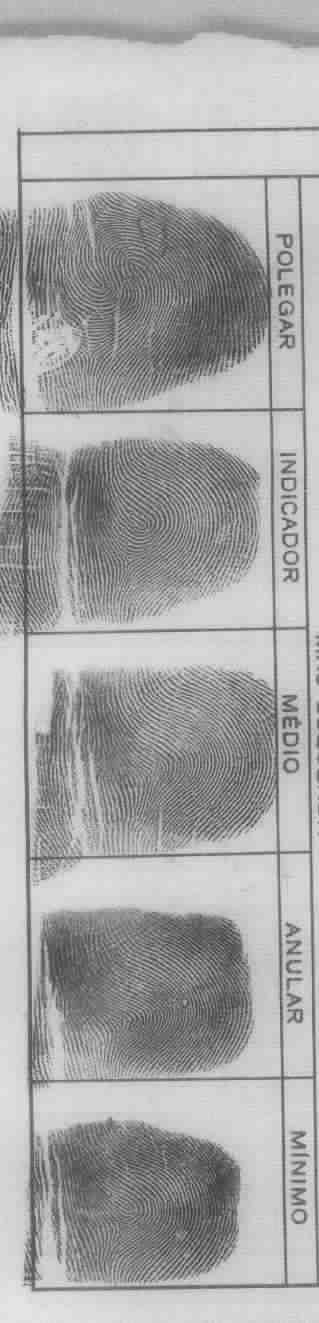
#> input picture cutted_colums_raw/Ficha1_colum1_5.jpg, 319 x 1323 px; its folder holds only this picture in this run
$ python Colum_Filter.py
#> lines starting #> are read from the running program, lines starting #| are printed output that depends on the picture; after the words box and inside, x2 and y2 are one past the last pixel; in counts of white or black regions, pixels touching at a corner belong together
import cv2
import numpy as np
import os
from glob import glob
from matplotlib import pyplot as plt

# Diretório com as imagens
input_dir = "cutted_colums_raw"

# Lista de imagens enviadas
image_paths = sorted(glob(os.path.join(input_dir, "*.jpg")))

def enhance_fingerprints(image_path, output_path):
#> called with image_path = 'cutted_colums_raw/Ficha1_colum1_5.jpg'
    img = cv2.imread(image_path)
#> img is the input picture: shape (1323, 319, 3); min 37, max 233, mean 166.8
    if img is None:
        print(f"Erro ao ler imagem: {image_path}")
        return

    gray = cv2.cvtColor(img, cv2.COLOR_BGR2GRAY)

    # Contraste local para digitais mais claras
    clahe = cv2.createCLAHE(clipLimit=2.0, tileGridSize=(8, 8))
    gray = clahe.apply(gray)
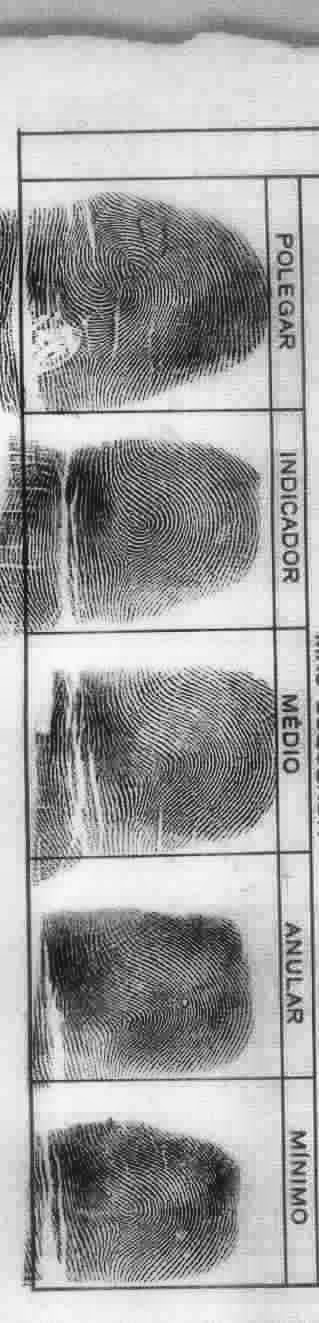
#> gray: shape (1323, 319); min 12, max 250, mean 162.8

    # Threshold adaptativo mais agressivo
    thresh = cv2.adaptiveThreshold(
        gray, 255,
        cv2.ADAPTIVE_THRESH_GAUSSIAN_C,
        cv2.THRESH_BINARY_INV,
        31, 10  # janelas maiores ajudam em regiões "vazias"
    )
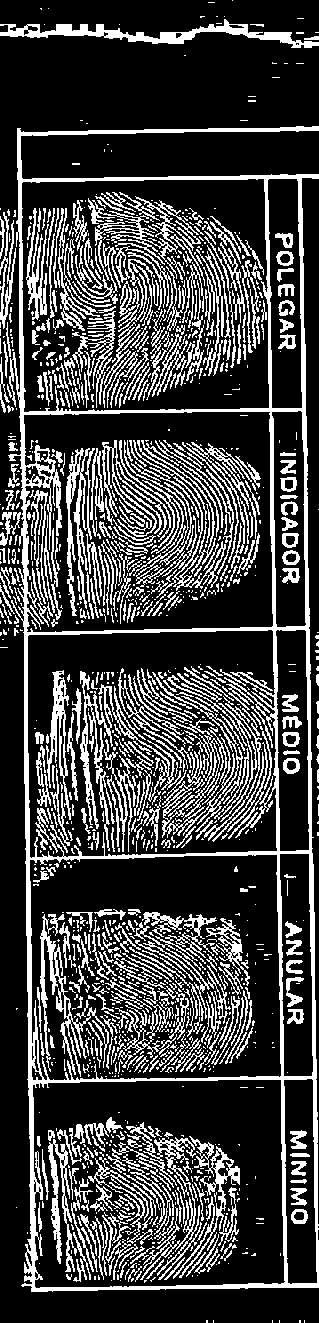
#> thresh: shape (1323, 319); 25.4% white; 1391 white regions (892 under 20 px), largest, box (x1, y1, x2, y2) and area: (8, 126, 319, 1292) 24838, (152, 672, 249, 838) 2705, (80, 671, 181, 851) 2549

    # Remoção de linhas (como antes)
    vertical_kernel = cv2.getStructuringElement(cv2.MORPH_RECT, (1, 10))
    horizontal_kernel = cv2.getStructuringElement(cv2.MORPH_RECT, (10, 1))
    vertical_lines = cv2.morphologyEx(thresh, cv2.MORPH_OPEN, vertical_kernel)
#> vertical_lines: shape (1323, 319); 8.6% white; 593 white regions (227 under 20 px), largest, box (x1, y1, x2, y2) and area: (17, 129, 36, 1293) 4878, (298, 175, 319, 1289) 4353, (264, 176, 288, 1289) 4072
    horizontal_lines = cv2.morphologyEx(thresh, cv2.MORPH_OPEN, horizontal_kernel)
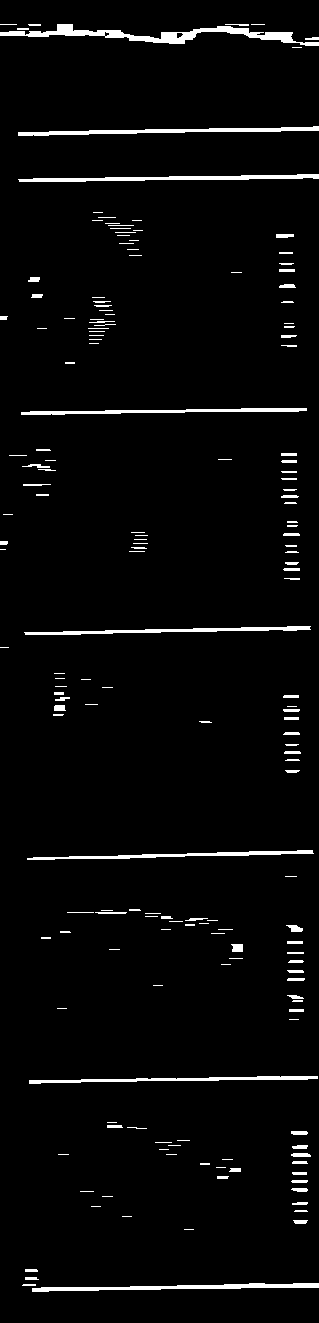
#> horizontal_lines: shape (1323, 319); 3.3% white; 178 white regions (74 under 20 px), largest, box (x1, y1, x2, y2) and area: (0, 24, 319, 46) 2014, (18, 126, 319, 136) 1177, (32, 1283, 319, 1292) 1168
    all_lines = cv2.bitwise_or(vertical_lines, horizontal_lines)
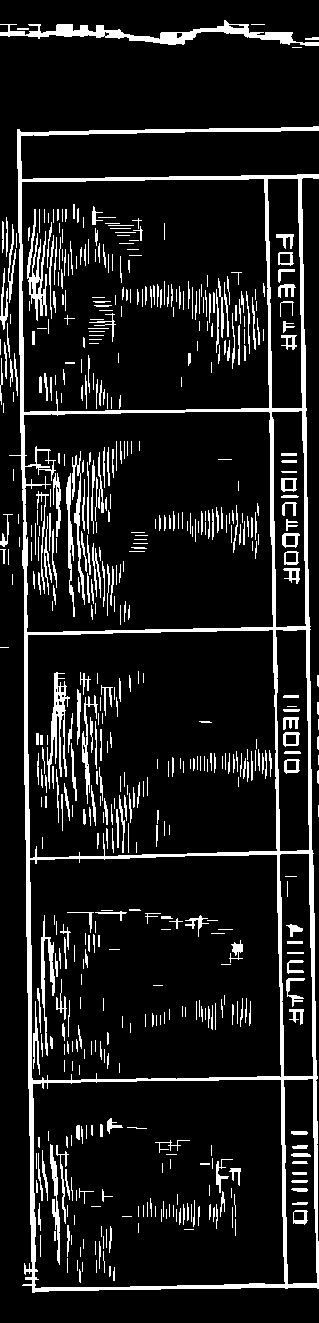
#> all_lines: shape (1323, 319); 11.5% white; 591 white regions (235 under 20 px), largest, box (x1, y1, x2, y2) and area: (9, 126, 319, 1293) 20940, (0, 20, 319, 46) 2330, (47, 672, 70, 789) 923

    no_lines = cv2.bitwise_and(thresh, cv2.bitwise_not(all_lines))
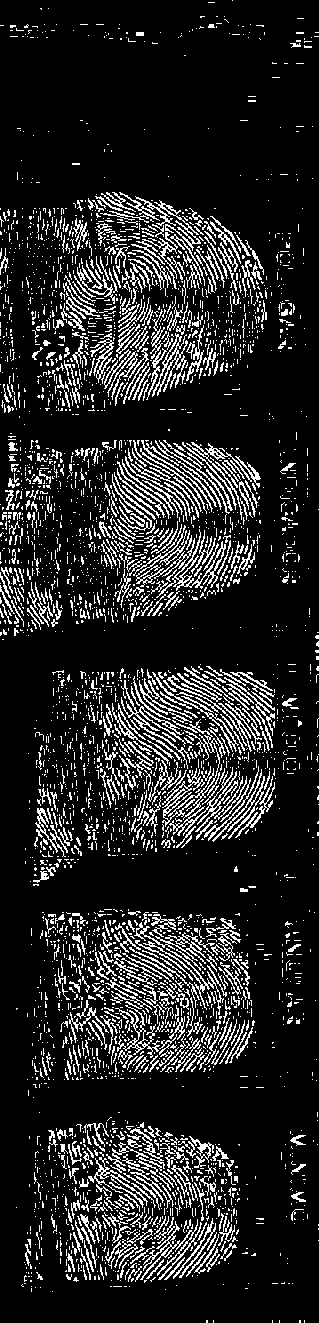
#> no_lines: shape (1323, 319); 14.4% white in thin lines or dots

    # ***Preenchimento dos miolos das digitais*** com closing (fecha falhas finas)
    kernel_fill = cv2.getStructuringElement(cv2.MORPH_ELLIPSE, (3, 3))
    filled = cv2.morphologyEx(no_lines, cv2.MORPH_CLOSE, kernel_fill)
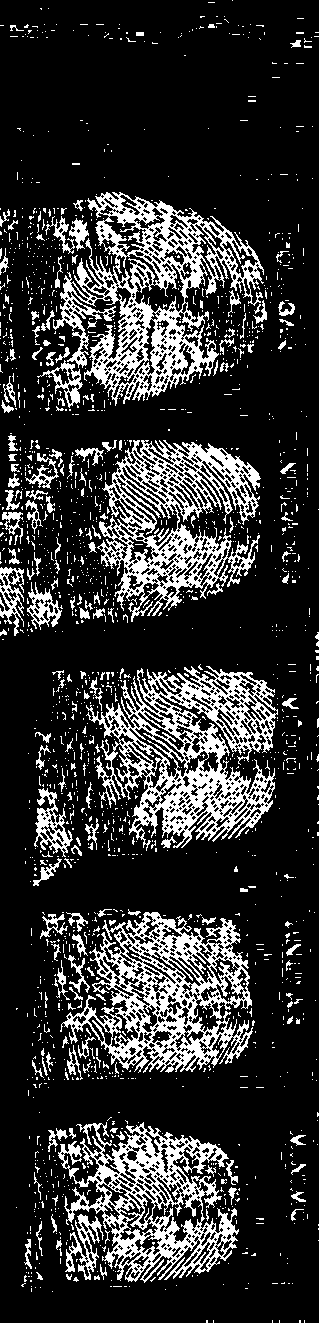
#> filled: shape (1323, 319); 19.5% white; 1859 white regions (1675 under 20 px), largest, box (x1, y1, x2, y2) and area: (53, 192, 264, 406) 14543, (86, 666, 278, 851) 14022, (60, 912, 253, 1073) 11978

    # ***Suavização final***: remove ruído isolado sem comer bordas
    smoothed = cv2.medianBlur(filled, 3)
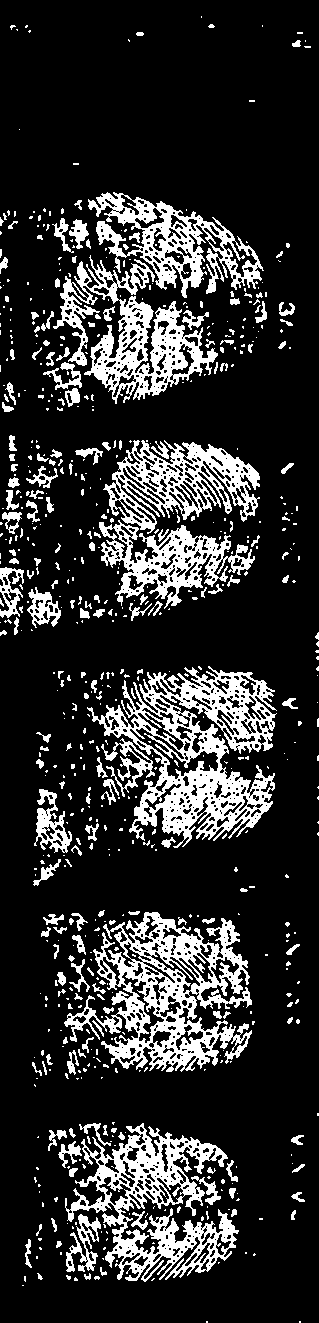
#> smoothed: shape (1323, 319); 18.4% white; 686 white regions (496 under 20 px), largest, box (x1, y1, x2, y2) and area: (87, 666, 277, 848) 13210, (64, 912, 252, 1072) 11908, (65, 1123, 239, 1282) 9586

    cv2.imwrite(output_path, smoothed)
    return smoothed


# Processa todas as imagens
filtered_images = []
for path in image_paths:
    filename = os.path.basename(path)
    output_path = os.path.join("filtered_colums_from_raw", f"filtered_{filename}")
    filtered = enhance_fingerprints(path, output_path)
    filtered_images.append((filename, filtered))

$ run again, on cutted_colums_raw/Ficha2_colum1_5.jpg
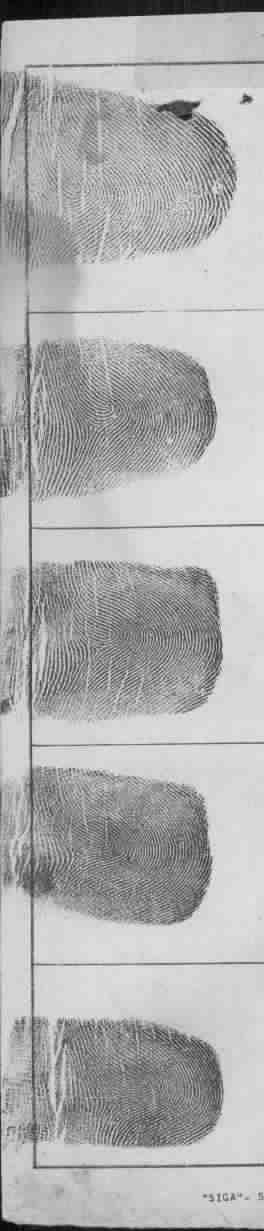
#> input picture cutted_colums_raw/Ficha2_colum1_5.jpg, 264 x 1231 px
#> in enhance_fingerprints, img is the input picture: shape (1231, 264, 3); min 0, max 252, mean 176.7
#> in enhance_fingerprints, `thresh = cv2.adaptiveThreshold( gray, 255, cv2.ADAPTIVE_THRESH_GAUSSIA..`:
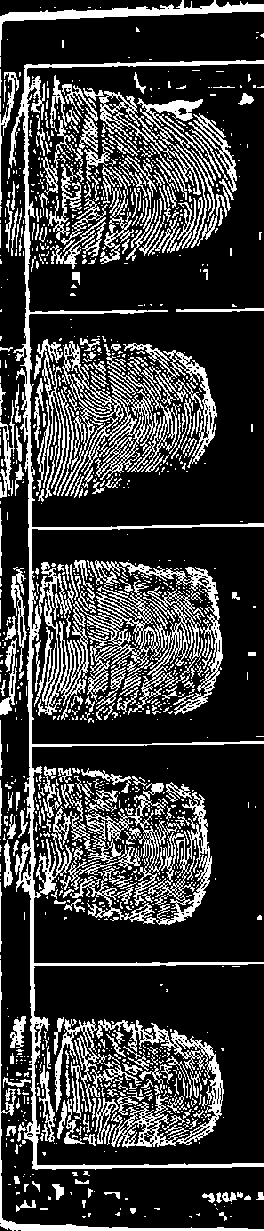
#> thresh: shape (1231, 264); 23.5% white in thin lines or dots
#> vertical_lines: shape (1231, 264); 5.6% white; 431 white regions (225 under 20 px), largest, box (x1, y1, x2, y2) and area: (20, 65, 37, 1171) 4106, (211, 578, 222, 670) 332, (0, 961, 2, 1228) 327
#> horizontal_lines: shape (1231, 264); 3.2% white; 137 white regions (82 under 20 px), largest, box (x1, y1, x2, y2) and area: (0, 4, 264, 22) 1986, (0, 1220, 264, 1231) 1108, (33, 1163, 264, 1169) 865
#> all_lines: shape (1231, 264); 8.4% white; 424 white regions (211 under 20 px), largest, box (x1, y1, x2, y2) and area: (18, 60, 264, 1171) 8395, (0, 0, 264, 57) 2146, (0, 961, 264, 1231) 1432
#> no_lines: shape (1231, 264); 15.5% white in thin lines or dots
#> filled: shape (1231, 264); 22.9% white; 1234 white regions (1114 under 20 px), largest, box (x1, y1, x2, y2) and area: (32, 84, 237, 264) 14944, (34, 560, 222, 723) 14763, (36, 339, 210, 502) 12820
#> in enhance_fingerprints, `smoothed = cv2.medianBlur(filled, 3)`:
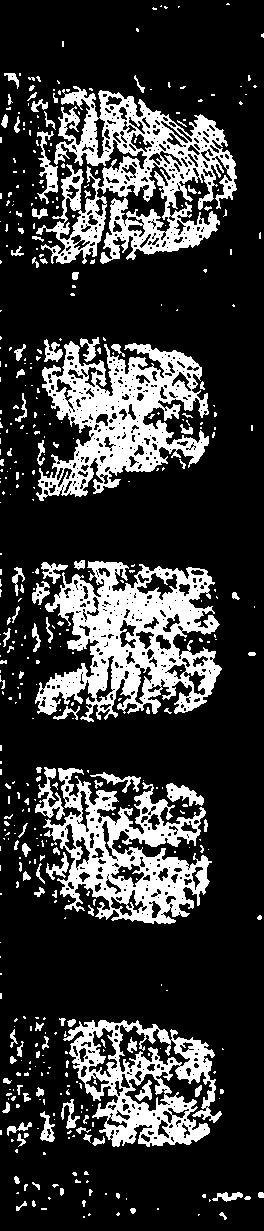
#> smoothed: shape (1231, 264); 22.3% white; 476 white regions (356 under 20 px), largest, box (x1, y1, x2, y2) and area: (35, 561, 222, 722) 14878, (36, 86, 237, 264) 14710, (36, 341, 209, 501) 12798

$ run again, on cutted_colums_raw/Ficha2_colum2_5.jpg
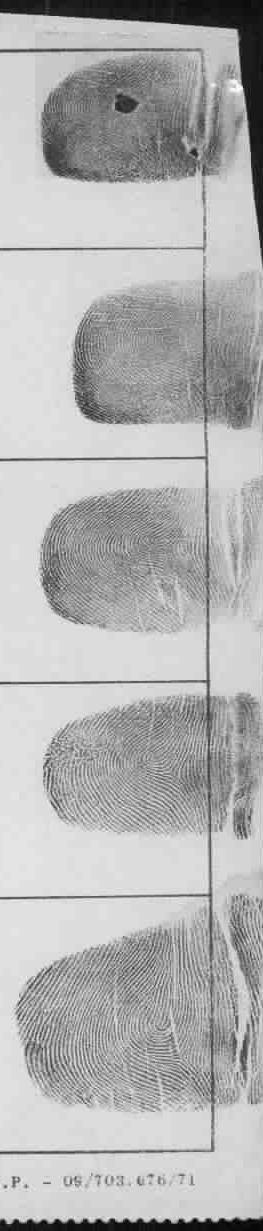
#> input picture cutted_colums_raw/Ficha2_colum2_5.jpg, 263 x 1231 px
#> in enhance_fingerprints, img is the input picture: shape (1231, 263, 3); min 0, max 255, mean 179
#> in enhance_fingerprints, `thresh = cv2.adaptiveThreshold( gray, 255, cv2.ADAPTIVE_THRESH_GAUSSIA..`:
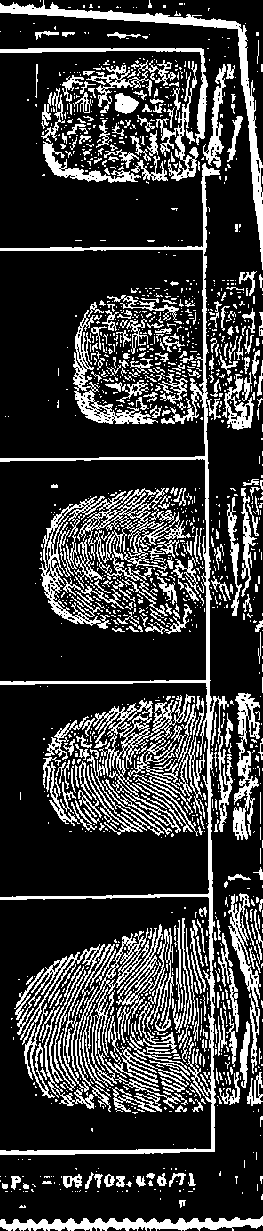
#> thresh: shape (1231, 263); 22.5% white; 1489 white regions (1141 under 20 px), largest, box (x1, y1, x2, y2) and area: (0, 163, 233, 1155) 8762, (39, 488, 191, 629) 4794, (0, 0, 263, 270) 3617
#> vertical_lines: shape (1231, 263); 5.9% white; 452 white regions (225 under 20 px), largest, box (x1, y1, x2, y2) and area: (202, 164, 215, 1153) 3317, (238, 24, 263, 271) 1563, (198, 49, 206, 140) 431
#> horizontal_lines: shape (1231, 263); 3.5% white; 156 white regions (83 under 20 px), largest, box (x1, y1, x2, y2) and area: (0, 6, 242, 29) 1781, (0, 1219, 263, 1229) 1579, (0, 1149, 216, 1155) 880
#> all_lines: shape (1231, 263); 8.8% white; 426 white regions (214 under 20 px), largest, box (x1, y1, x2, y2) and area: (0, 164, 221, 1155) 6748, (0, 0, 263, 271) 3449, (0, 1217, 263, 1231) 1998
#> no_lines: shape (1231, 263); 14.2% white in thin lines or dots
#> filled: shape (1231, 263); 20% white; 1451 white regions (1261 under 20 px), largest, box (x1, y1, x2, y2) and area: (14, 924, 211, 1114) 15375, (39, 488, 206, 634) 11253, (43, 694, 207, 837) 11036
#> in enhance_fingerprints, `smoothed = cv2.medianBlur(filled, 3)`:
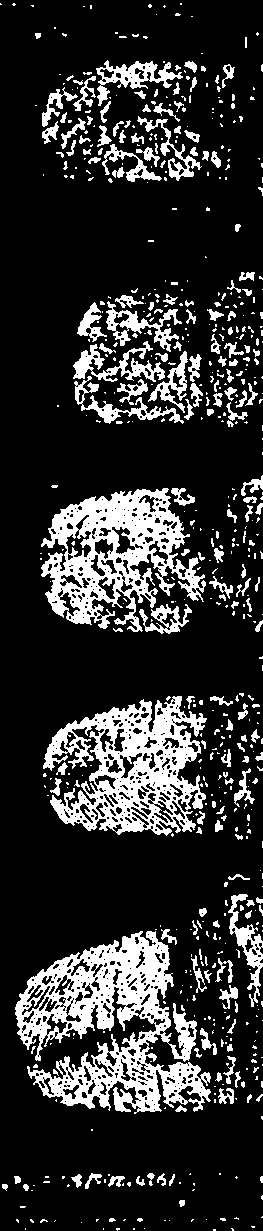
#> smoothed: shape (1231, 263); 18.8% white; 632 white regions (444 under 20 px), largest, box (x1, y1, x2, y2) and area: (15, 931, 211, 1114) 15841, (43, 696, 207, 836) 11176, (41, 488, 206, 632) 10878

$ run again, on cutted_colums_raw/Ficha3_1_colum2_10.jpg
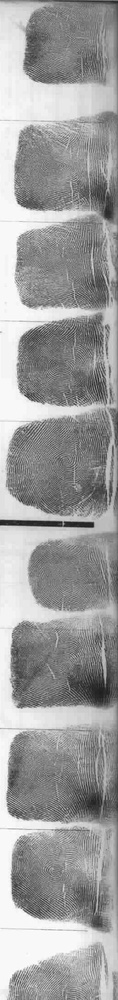
#> input picture cutted_colums_raw/Ficha3_1_colum2_10.jpg, 118 x 1000 px, shrunk from 260 x 2200 before the run
#> in enhance_fingerprints, img is the input picture: shape (1000, 118, 3); min 26, max 255, mean 157.9
#> thresh: shape (1000, 118); 32% white in thin lines or dots
#> vertical_lines: shape (1000, 118); 5.7% white in thin lines or dots
#> horizontal_lines: shape (1000, 118); 3.6% white; 129 white regions (73 under 20 px), largest, box (x1, y1, x2, y2) and area: (0, 520, 95, 528) 549, (0, 0, 118, 4) 239, (89, 917, 112, 931) 222
#> all_lines: shape (1000, 118); 8.6% white; 215 white regions (119 under 20 px), largest, box (x1, y1, x2, y2) and area: (0, 520, 95, 528) 549, (90, 644, 111, 709) 471, (0, 0, 118, 113) 379
#> no_lines: shape (1000, 118); 24% white in thin lines or dots
#> filled: shape (1000, 118); 39.4% white; 648 white regions (598 under 20 px), largest, box (x1, y1, x2, y2) and area: (6, 410, 112, 517) 6421, (17, 313, 110, 406) 5090, (10, 615, 118, 708) 4678
#> in enhance_fingerprints, `smoothed = cv2.medianBlur(filled, 3)`:
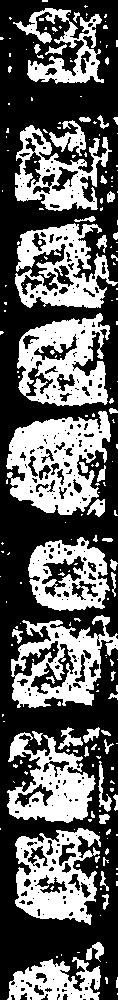
#> smoothed: shape (1000, 118); 38.5% white; 219 white regions (167 under 20 px), largest, box (x1, y1, x2, y2) and area: (6, 411, 111, 515) 6325, (17, 313, 110, 406) 5163, (15, 828, 101, 925) 4710
